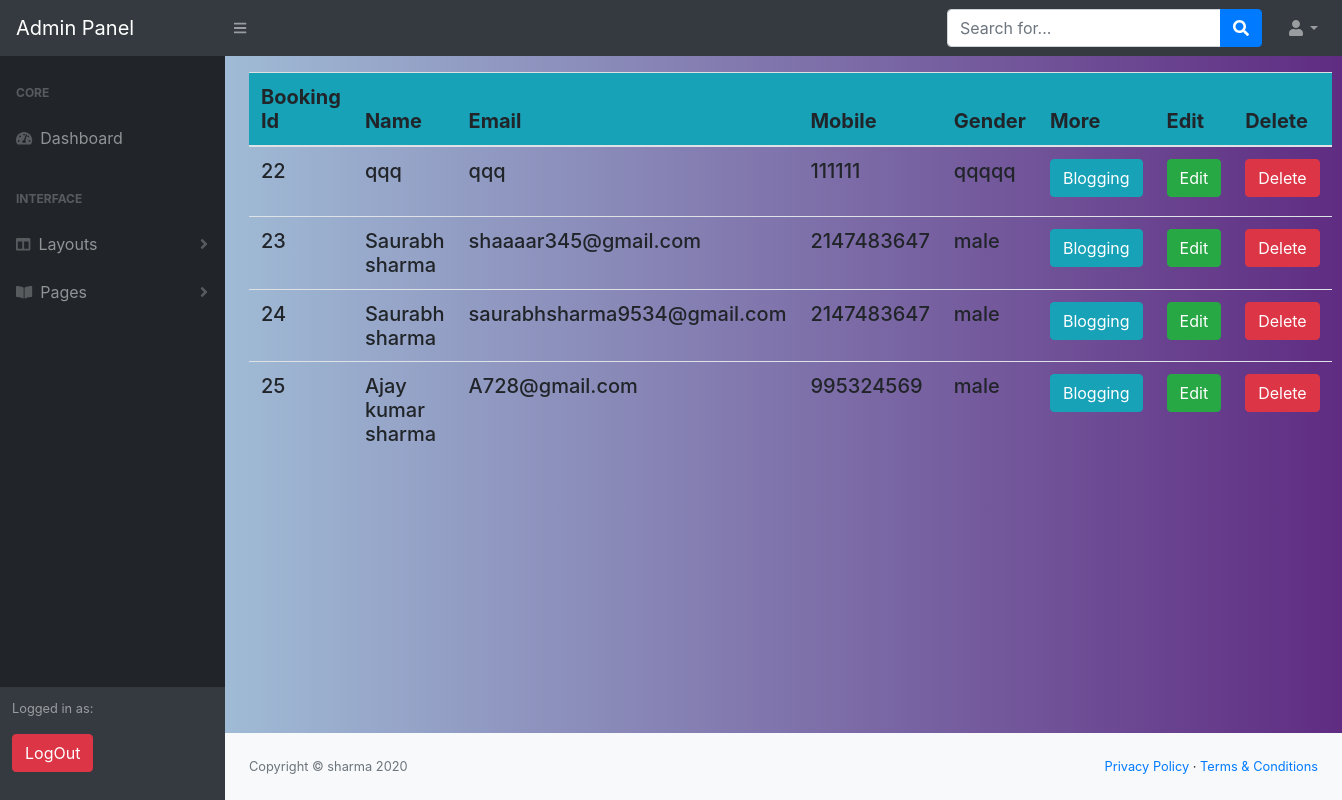
/Admin/registerShow.php (signed in), run on the app's committed database.
### tables this page shows
CREATE TABLE `register` (
  `bookingUser_id` int(20) NOT NULL,
  `name` varchar(122) NOT NULL,
  `email_id` varchar(255) NOT NULL,
  `mobile` int(255) NOT NULL,
  `gender` varchar(255) NOT NULL,
  `password` varchar(133) NOT NULL
);

### Admin/registerShow.php (the view, shortened to what this page needs)
<?php
include "../Authen/adminAuth.php";
?>
<!DOCTYPE html>
<html lang="en">
    <head>
        <link href="css/styles.css" rel="stylesheet" />
        <link href="https://cdn.datatables.net/1.10.20/css/dataTables.bootstrap4.min.css" rel="stylesheet" />
    </head>
    <body class="sb-nav-fixed">
        <nav class="sb-topnav navbar navbar-expand navbar-dark bg-dark">
            <a class="navbar-brand" href="#">Admin Panel</a>
            <button class="btn btn-link btn-sm order-1 order-lg-0" id="sidebarToggle" href="#"><i class="fas fa-bars"></i></button>
            <form class="d-none d-md-inline-block form-inline ml-auto mr-0 mr-md-3 my-2 my-md-0">
                <div class="input-group">
                    <input class="form-control" type="text" placeholder="Search for..." aria-label="Search" aria-describedby="basic-addon2" />
                    <div class="input-group-append">
                        <button class="btn btn-primary" type="button"><i class="fas fa-search"></i></button>
                    </div>
                </div>
            </form>
            <ul class="navbar-nav ml-auto ml-md-0">
                <li class="nav-item dropdown">
                    <a class="nav-link dropdown-toggle" id="userDropdown" href="#" role="button" data-toggle="dropdown" aria-haspopup="true" aria-expanded="false"><i class="fas fa-user fa-fw"></i></a>
                </li>
            </ul>
        </nav>
        <div id="layoutSidenav">
            <div id="layoutSidenav_nav">
                <nav class="sb-sidenav accordion sb-sidenav-dark" id="sidenavAccordion">
                    <div class="sb-sidenav-menu">
                        <div class="nav">
                            <div class="sb-sidenav-menu-heading">Core</div>
                            <a class="nav-link" href="adminPanel.php">
                                <div class="sb-nav-link-icon"><i class="fas fa-tachometer-alt"></i></div>
                                Dashboard
                            </a>
                            <div class="sb-sidenav-menu-heading">Interface</div>
                            <a class="nav-link collapsed" href="#" data-toggle="collapse" data-target="#collapseLayouts" aria-expanded="false" aria-controls="collapseLayouts">
                                <div class="sb-nav-link-icon"><i class="fas fa-columns"></i></div>
                                Layouts
                                <div class="sb-sidenav-collapse-arrow"><i class="fas fa-angle-down"></i></div>
                            </a>
                            <a class="nav-link collapsed" href="#" data-toggle="collapse" data-target="#collapsePages" aria-expanded="false" aria-controls="collapsePages">
                                <div class="sb-nav-link-icon"><i class="fas fa-book-open"></i></div>
                                Pages
                                <div class="sb-sidenav-collapse-arrow"><i class="fas fa-angle-down"></i></div>
                            </a>
                        </div>
                    </div>
                    <div class="sb-sidenav-footer">
                        <div class="small">Logged in as:</div>
                        <form method="post" action="LogOut.php">
                            <div class="form">
                                <button type="submit" class="btn btn-danger mb-2 my-3">LogOut</button>
                            </div>
                        </form>
                    </div>
                </nav>
            </div>
            <div id="layoutSidenav_content">
                <main>
                    <div class="container-fluid my-3">
                        <div class="row">
                            <div class="col-xl-12 col-md-6 col-sm-12">
                              <b><h5>
                                <table class="table table-lg table-hover table-responsive-lg ">
                                    <thead class="bg-info">
                                        <tr>
                                            <th scope="col">Booking Id</th>
                                            <th scope="col">Name</th>
                                            <th scope="col">Email</th>
                                            <th scope="col">Mobile</th>
                                            <th scope="col">Gender</th>
                                            <th scope="col">More</th>
                                            <th scope="col">Edit</th>
                                            <th scope="col">Delete</th>
                                        </tr>
                                    </thead>
                                    <tbody>
                                        <?php
                                        $i=1;
                                        $query="Select * from register";
                                        $res=mysqli_query($con,$query);
                                        $count=mysqli_num_rows($res);
                                        if($count>0){
                                        while ($row=mysqli_fetch_array($res)) {
                                        ?>
                                        <tr>
                                            <tr>
                                                <td> <?php  echo $id= $row['bookingUser_id']; ?></td>
                                                <td> <?php  echo $row['name']; ?></td>
                                                <td> <?php  echo $row['email_id']; ?></td>
                                                <td> <?php  echo $row['mobile']; ?></td>
                                                <td> <?php  echo $row['gender']; ?></td>
                                                <td>
                                                    <form method="post" name="form" action="BloggingInformation.php">
                                                        <button type="submit" class="btn btn-info mb-2">Blogging</button>
                                                    </form>
                                                </td>
                                                <td>
                                                    <form method="post" name="form" action="EditRegister.php">
                                                        <button type="submit" class="btn btn-success mb-2">Edit</button>
                                                    </form>
                                                </td>
                                                <td>
                                                    <form method="post" name="form" action="DeleteRegister.php">
                                                        <button type="submit" class="btn btn-danger mb-2">Delete</button>
                                                    </form>
                                                </td>
                                            </tr>
                                        </tr>
                                        <?php $i++; }}else{
                                        echo "No data found.....";
                                        }  ?>
                                    </tbody>
                                </b></h5>
                            </div>
                        </div>
                    </main>
                    <footer class="py-4 bg-light mt-auto">
                        <div class="container-fluid">
                            <div class="d-flex align-items-center justify-content-between small">
                                <div class="text-muted">Copyright &copy; sharma 2020</div>
                                <div>
                                    <a href="#">Privacy Policy</a>
                                    &middot;
                                    <a href="#">Terms &amp; Conditions</a>
                                </div>
                            </div>
                        </div>
                    </footer>
                </div>
            </div>
        </body>
    </html>

### Admin/registerShow.php (style rules this page uses)
body { background: -webkit-linear-gradient(to right, #add8e6, #5f2c82); background: linear-gradient(to right, #add8e6, #5f2c82); }

### data on the page
register: bookingUser_id "22", name "qqq", email "qqq", mobile "111111", gender "qqqqq"
register: bookingUser_id "23", name "Saurabh sharma", email "shaaaar345@gmail.com", mobile "2147483647", gender "male"
register: bookingUser_id "24", name "Saurabh sharma", email "saurabhsharma9534@gmail.com", mobile "2147483647", gender "male"
register: bookingUser_id "25", name "Ajay kumar sharma", email "A728@gmail.com", mobile "995324569", gender "male"
